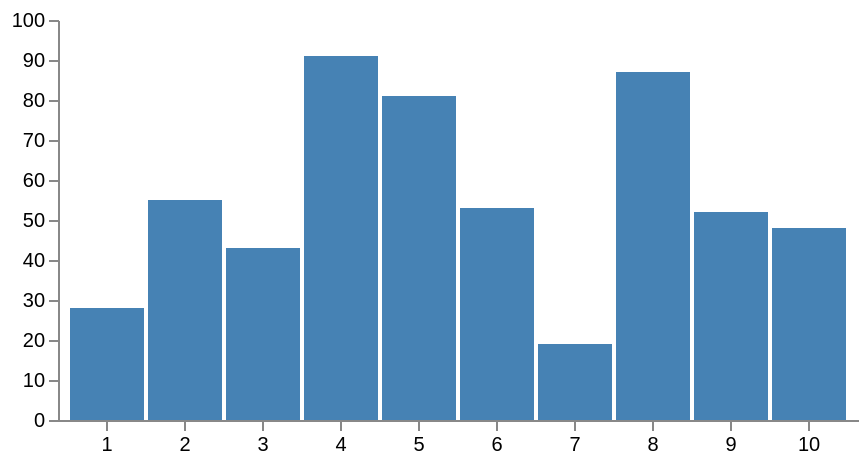

Vega-Lite specification stored for this chart:
### Vega specification from a JSON file in a GitHub repository (floating-point values rounded to 4 significant figures)
{"$schema": "https://vega.github.io/schema/vega/v5.json", "width": 400, "height": 200, "padding": 5, "signals": [{"name": "property", "value": "a", "bind": {"input": "select", "options": ["a", "b"]}}], "data": [{"name": "table", "format": {"type": "json", "property": {"signal": "property"}}, "values": {"a": [{"u": 1, "v": 28}, {"u": 2, "v": 55}, {"u": 3, "v": 43}, {"u": 4, "v": 91}, {"u": 5, "v": 81}, {"u": 6, "v": 53}, {"u": 7, "v": 19}, {"u": 8, "v": 87}, {"u": 9, "v": 52}, {"u": 10, "v": 48}], "b": [{"u": 1, "v": 24}, {"u": 2, "v": 49}, {"u": 3, "v": 87}, {"u": 4, "v": 66}, {"u": 5, "v": 17}, {"u": 6, "v": 27}, {"u": 7, "v": 68}, {"u": 8, "v": 16}, {"u": 9, "v": 49}, {"u": 10, "v": 15}]}}], "scales": [{"name": "xscale", "type": "band", "range": "width", "padding": 0.05, "round": true, "domain": {"data": "table", "field": "u"}}, {"name": "yscale", "type": "linear", "range": "height", "domain": {"data": "table", "field": "v"}, "zero": true, "nice": true}], "axes": [{"orient": "bottom", "scale": "xscale", "zindex": 1}, {"orient": "left", "scale": "yscale", "zindex": 1}], "marks": [{"type": "rect", "from": {"data": "table"}, "encode": {"enter": {"x": {"scale": "xscale", "field": "u"}, "width": {"scale": "xscale", "band": 1}, "y": {"scale": "yscale", "field": "v"}, "y2": {"scale": "yscale", "value": 0}}, "update": {"fill": {"value": "steelblue"}}, "hover": {"fill": {"value": "red"}}}}]}
